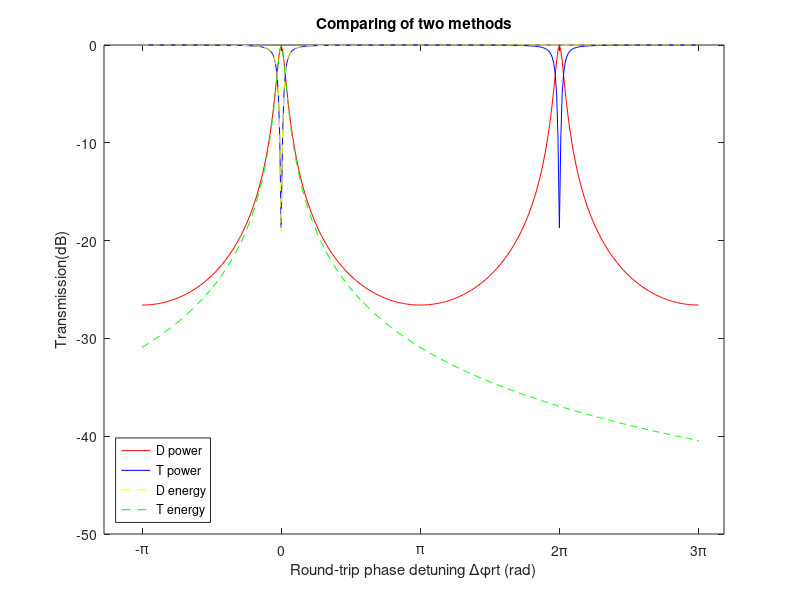
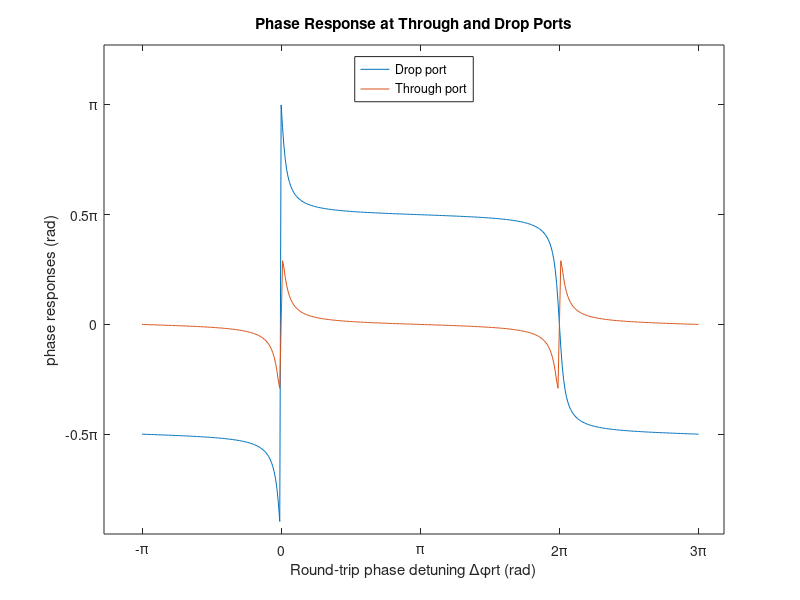

Reproduce these figures in MATLAB, in order.
% Stimulation of ADMR ( we compare two methods of energy coupling and power coupling formalisms)
% Source code by CHEN Nuo
% 2020/10/09

% 仿真结果中，蓝色线是功率耦合模中直通端的响应，红色线是功率耦合模下载端响应
% 黄色线是时域耦合模中直通端响应，绿色线是时域耦合模中下载端响应
% ------------------------------------------------------------------------------------------------------------------------------------------
clear all
clc
close all

% base parameters
c = 3e8;                                                                    % speed of light
n = 2.05;                                                                   % effective group refractive index
R = 8e-6;                                                                   % radius of microring
lambda = 1550e-9;                                                           % resonance wavelength

% calculation
L_rt = 2*pi*R;                                                              % round-trip length
T_rt = L_rt/c/n;                                                            % round-trip time
phase_rt = (-pi:pi/100:3*pi);                                               % scanning round-trip phase
omega = phase_rt/T_rt;                                                      % relationship between phase and angular frequency
omega0 = 2*pi*c/(lambda*n);                                                 % resonance angular frequency

% ring(assuming lossless)
a = 1;                                                                      % round-trip field attenuation factor
y0 = 0;                                                                     % intrinsic decay rate gamma0

% coupler 1
k1 = sqrt(0.08);                                                            % field coupling coeffient kappa1
u1 = sqrt(k1^2/T_rt);                                                       % energy coupling coeffient mu1
y1 = u1^2/2;                                                                % coupling decay rate gamma1
t1 = sqrt(1-(k1)^2);                                                        % power transmission coeffient tau1

% coupler 2
k2 = sqrt(0.1);                                                             % same as above
u2 = sqrt(k2^2/T_rt);
y2 = u2^2/2;
t2 = sqrt(1-(k2)^2);                                                       

y = y0+y1+y2;                                                               % total energy decay
p0 = 1/(t1*t2*a);
z0 = t1/(t2*a);

% response
Through_power = zeros(1,length(phase_rt));                                  % matrix of through port using power coupling formalism
Drop_power = zeros(1,length(phase_rt));                                     % matrix of drop port using power coupling formalism
Through_energy = zeros(1,length(omega));                                    % matrix of through port using energy coupling formalism
Drop_energy = zeros(1,length(omega));                                       % matrix of drop port using energy coupling formalism
phase_responseD = zeros(1,length(omega));
phase_responseT = zeros(1,length(omega));

for ii = 1:length(phase_rt)

    Ht1 = (t1-t2*a*exp(-1i*phase_rt(ii)))/(1-t1*t2*a*exp(-1i*phase_rt(ii))); % transfer functions
    Hd1 = -(k1*k2*sqrt(a)*exp(-1i*phase_rt(ii)/2))/(1-t1*t2*a*exp(-1i*phase_rt(ii)));    
    
    Hd2 = -(u1*u2)/((1i*phase_rt(ii)/T_rt)+y);
    Ht2 = (1i*(phase_rt(ii)/T_rt)+y-u1^2)/(1i*(phase_rt(ii)/T_rt)+y);

    Tt1 = (abs(Ht1))^2;                                                     % transmission spectrums
    Td1 = (abs(Hd1))^2;

    Tt2 = (abs(Ht2))^2;
    Td2 = (abs(Hd2))^2;
    
    Pd = angle(Hd1);                                                        % phase responses
    Pt = angle(Ht1);
    
    Through_power(ii) = Tt1;
    Drop_power(ii) = Td1;
    Through_energy(ii) = Tt2;
    Drop_energy(ii) = Td2;
    phase_responseD(ii) = Pd ;
    phase_responseT(ii) = Pt;
end

% dessin
figure(1)                                                                 
box on;
plot(phase_rt,10*log10(Drop_power),'r');
hold on;
plot(phase_rt,10*log10(Through_power),'b');
hold on;
plot(phase_rt,10*log10(Through_energy),'y--');
hold on;
plot(phase_rt,10*log10(Drop_energy),'g--');

set(gca,'XTick',(-pi:pi:3*pi));                                         
set(gca,'XtickLabel',{'-π','0','π','2π','3π'});
xlabel('Round-trip phase detuning Δφrt (rad)');

ylabel('Transmission(dB)');

title('Comparing of two methods');                                          
legend({'D power','T power','D energy','T energy'},'location','southwest');

figure(2)
box on;
plot(phase_rt,phase_responseD);
hold on;
plot(phase_rt,phase_responseT);

set(gca,'XTick',(-pi:pi:3*pi));                                         
set(gca,'XtickLabel',{'-π','0','π','2π','3π'});
xlabel('Round-trip phase detuning Δφrt (rad)');
set(gca,'YTick',(-pi:pi/2:2*pi));                                         
set(gca,'YtickLabel',{'-π','-0.5π','0','0.5π','π','1.5π','2π'});
ylabel('phase responses (rad)');

title('Phase Response at Through and Drop Ports');
legend({'Drop port','Through port'},'location','north');
